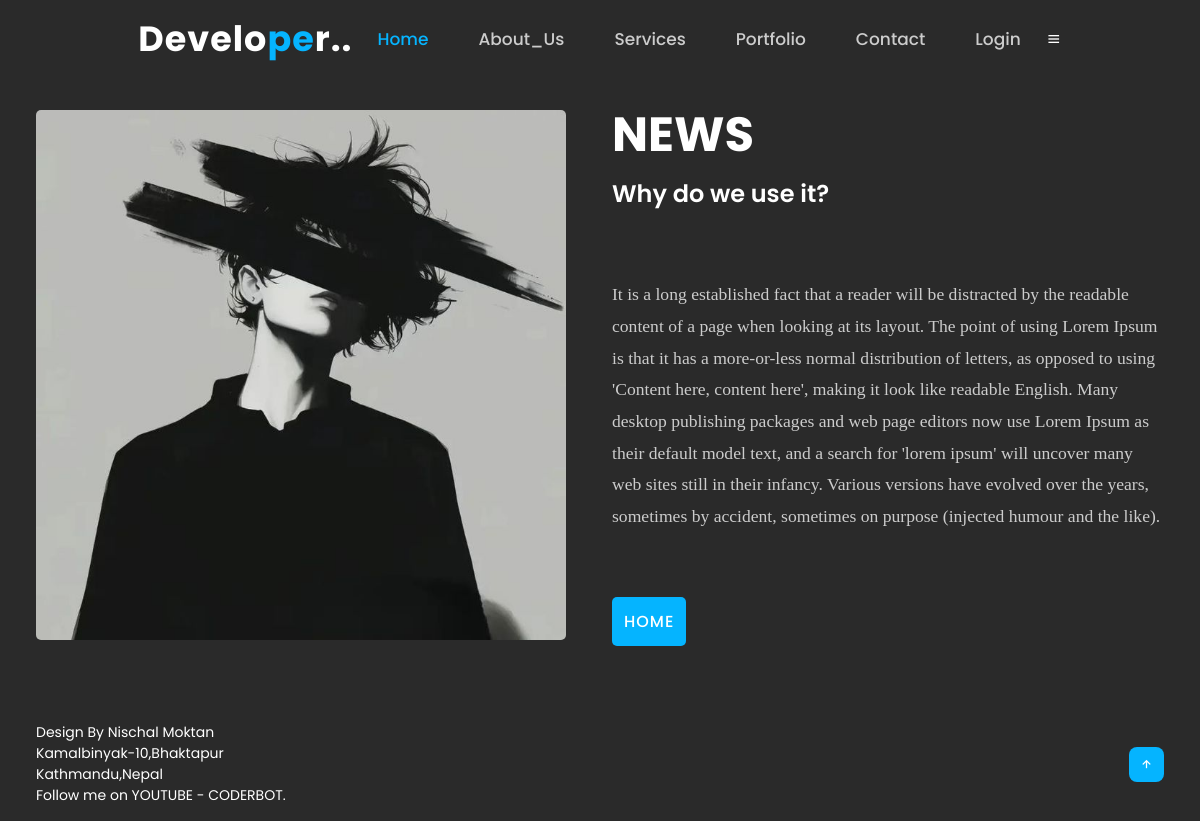
Page /newsdetails/why-do-we-use-it on the committed database.
### news/models.py (models this page shows)
class News(models.Model):
    news_title=models.CharField(max_length=100)
    news_desc=HTMLField()
    news_image=models.FileField(upload_to="news/",max_length=250,null=True,default=None)
    news_slug=AutoSlugField(populate_from='news_title',unique=True,null=True,default=None)

### mysite/views.py (the view)
# urls.py: path('newsdetails/<slug>', views.newsDetails,name='details'),
def newsDetails(request,slug):
    newsDetails=News.objects.get(news_slug=slug)
    data={
        'newsDetails':newsDetails
    }
    return render(request,"newsDetails.html",data)

### templates/newsDetails.html (shortened to what this page needs)
{% extends "base.html" %}
{% block content %}
<html>
    <head>
        <link rel="stylesheet" href="/static/css/style.css">
    </head>
    <body>
        <section class="about" id="about">
            <div class="about-img">
                {% if newsDetails.news_image != NULL %}
                <img src="/media/{{newsDetails.news_image}}">
                {% endif %}
            </div>
            <div class="about-text">
                <h2>NEWS</span></h2>
                <h4>{{newsDetails.news_title}}</h4>
                <p>{{newsDetails.news_desc | safe}}</p>
                <a href="{% url 'home' %}" class="btn">HOME</a>
            </div>
        </section>
    </body>
</html>
{% endblock %}

### static/css/style.css (style rules this page uses)
* { padding: 0; margin: 0; box-sizing: border-box; text-decoration: none; list-style: none; scroll-behavior: smooth; font-family: "Poppins", sans-serif; }
:root { --bg-color:#2a2a2a; --second-bg-color:#202020; --text-color:#fff; --second-color:#ccc; --main-color:#05b4ff; --big-font:5rem; --h2-font:3rem; --p-font:1.1rem; }
body { background-color: var(--bg-color); color: var(--text-color); }
section { padding: 160px 15% 120px; }
.btn { display: inline-block; padding: 12px; background: var(--main-color); border-radius: 5px; color: var(--text-color); font-size: 1rem; letter-spacing: 1px; font-weight: 500; transition: all .45s ease; }
.about { display: grid; grid-template-columns: repeat(2,1fr); align-items: center; gap: 1.5rem; }
.about-img img { max-width:530px ; height: auto; width: 100%; border-radius: 5px; }
.about-text h2 { font-size: var(--h2-font); line-height: 1; }
.about-text h4 { font-size: 24px; font-weight: 600; color: var(--text-color); line-height: 1.7; margin: 15px 0 30px; }
.about-text p { color: var(--second-color); font-size: var(--p-font); font-family: 'Times New Roman', Times, serif; line-height: 1.8; margin-bottom: 4rem; }
@media (max-width: 1480px) { section { padding: 110px 3% 60px; } }

### rows in the picture
News: news_image (picture), news_title "Why do we use it?", news_desc "It is a long established fact that a reader will be distracted by the readable content of a page when looking at its layout. The point of using Lorem Ipsum is that it has a more-or-less normal distribution of letters, as opposed to using 'Content here, content here', making it look like readable English. Many desktop publishing packages and web page editors now use Lorem Ipsum as their default model text, and a search for 'lorem ipsum' will uncover many web sites still in their infancy. Various versions have evolved over the years, sometimes by accident, sometimes on purpose (injected humour and the like)."
